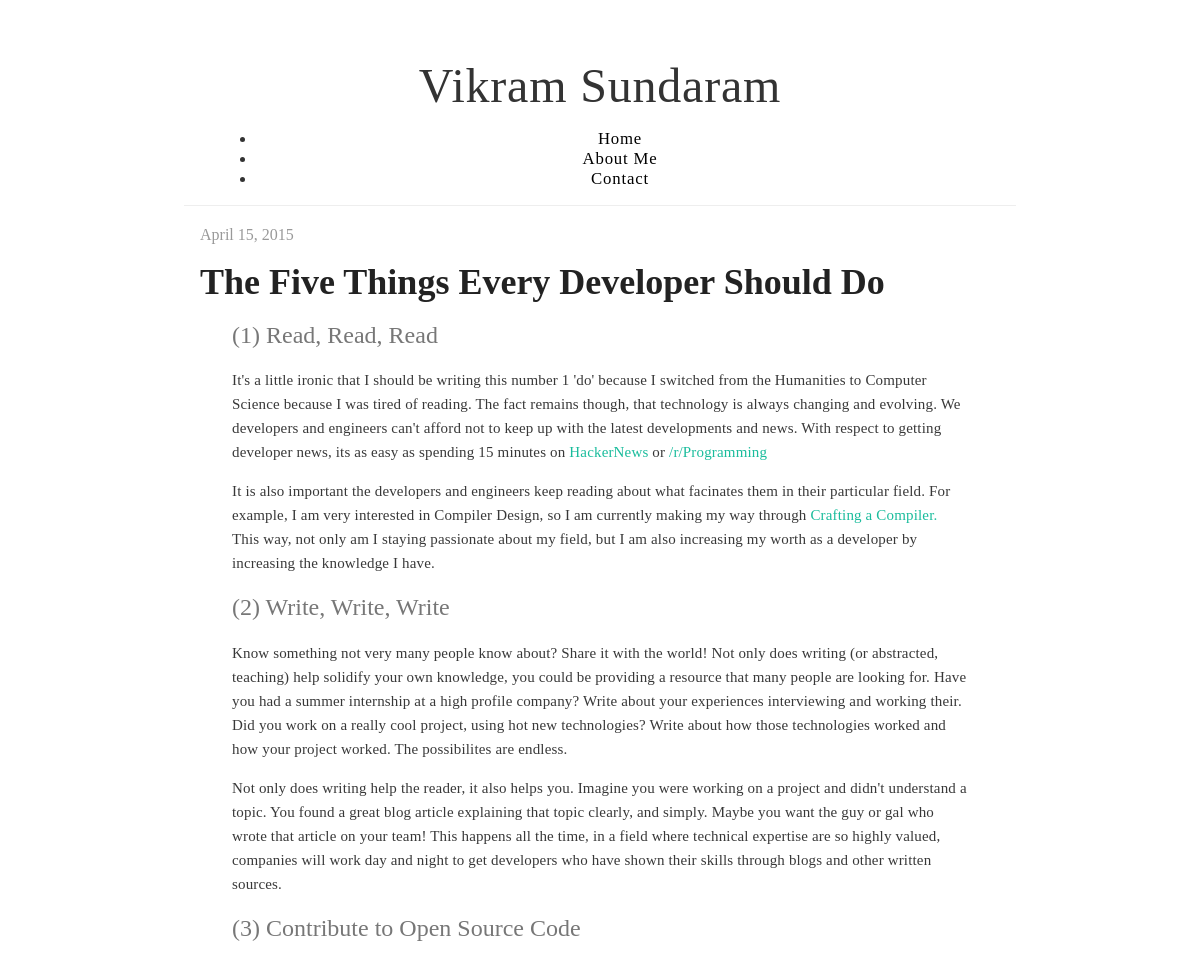
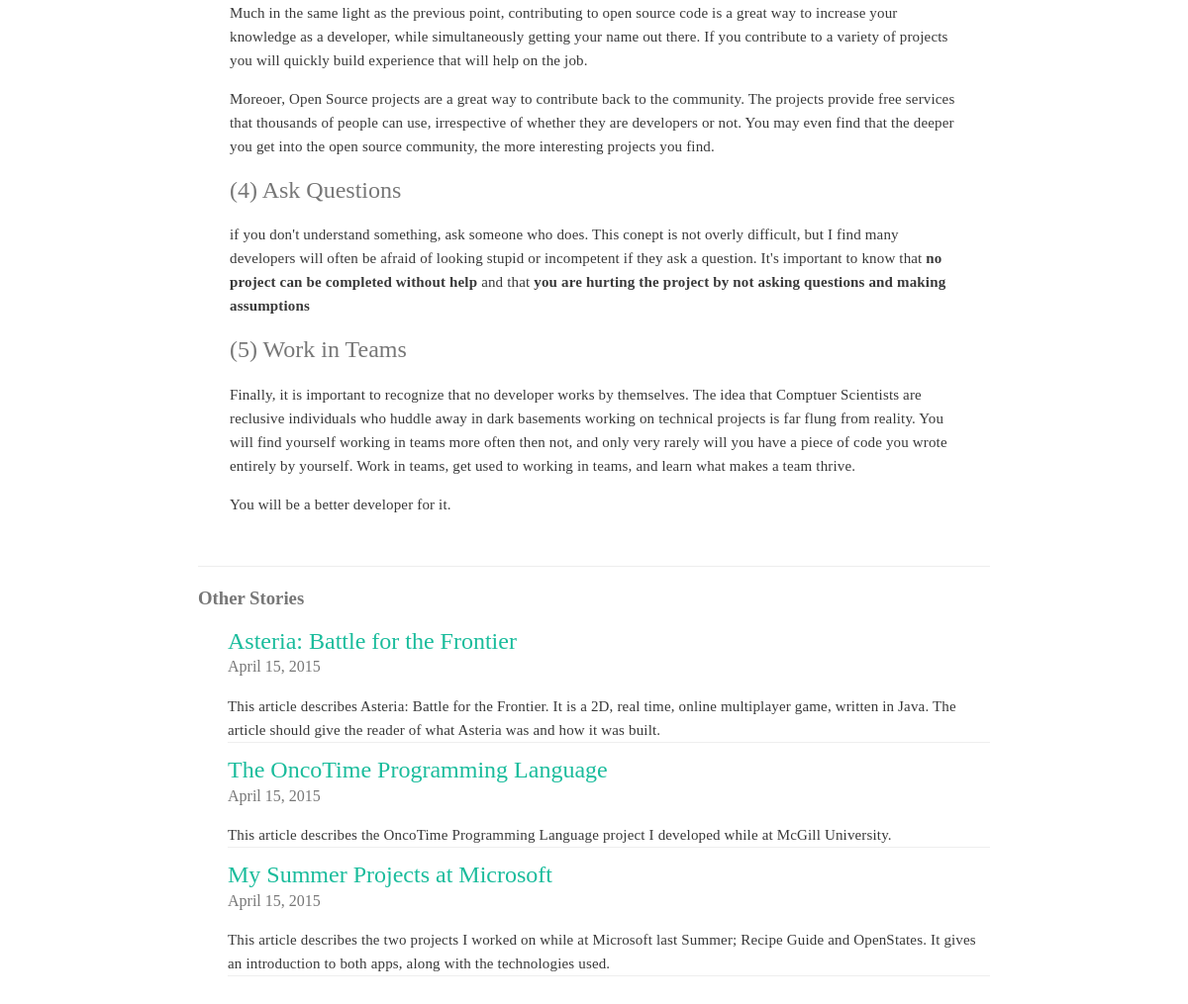
Screenshot of /five-dos-developers/ with the database file from the repository (2 pictures, top to bottom).
### blog/models.py (models this page shows, shortened)
class Post(models.Model):
	title 				= models.CharField(max_length=400, default="No Title Set")
	date  				= models.DateTimeField('Date Published')
	image				= models.CharField(max_length=400, default="./ProjectPostPlaceHolder.png")
	content 			= models.TextField()
	is_project 			= models.BooleanField(default=False)
	short_description 	= models.TextField(default="A Blog Post")
	slug				= models.SlugField(unique=True, max_length=200)
	published 			= models.BooleanField(default=False)
	def get_absolute_url(self):
		return reverse('blog.views.post', args=[self.slug])

### blog/views.py (the view)
# urls.py: url(r'^(?P<slug>[\w\-]+)/$', 'blog.views.post'),
def post(request, slug):
	post = get_object_or_404(Post, slug=slug)
	posts = Post.objects.filter(published=True)
	posts = [p for p in posts if p.title != post.title]
	posts = posts[0:3]
	random.shuffle(posts)
	return render(request, 'blog/post.html', {'post': post, 'posts': posts})

### templates/blog/post.html (shortened to what this page needs)
{% extends 'blog/base.html' %}
{% load staticfiles %}
    {% block content_block %}
    <div class="content">
        <div class="blog-post">
            <h3 id="blog-post-date">
                <time datetime="{{post.created|date:"c"}}"> {{post.date|date}} </time>
            </h3>
            <h2 class="blog-post-title-page">{{post.title}}</h2>
            <div class="blog-post-content">{{post.content |safe}}</div>
        </div>
        <h3 id="other-stories-name"> Other Stories </h3>
        <div class="other-stories">
            {% for post in posts %}
            <div class="quick-story">
                <a href="{{post.get_absolute_url}}"> <h2 id="quick-story-name"> {{post.title}} </h2> </a>
                <h3 id="quick-story-date">
                    <time datetime="{{post.created|date:"c"}}"> {{post.date|date}} </time>
                </h3>
                <p id="quick-story-description"> {{post.short_description}} </p>
            </div>
            {% endfor %}
        </div>
    </div>
    {% endblock %}

### static/css/layouts/side-menu.css (style rules this page uses)
body { color: #777; }
.content { margin: 0 auto; padding: 0 2em; max-width: 800px; margin-bottom: 50px; line-height: 1.6em; }
@media (min-width: 48em) { .header, .content { padding-left: 2em; padding-right: 2em; } }

### static/css/base.css (style rules this page uses)
a { color: #1abc9c; text-decoration: none; }
p { color:rgba(0,0,0,0.78); font-weight: 200; letter-spacing: 0.01rem; line-height: 1.6; font-size: 15px; }
.blog-post-content { border-bottom:1px solid #eee; }
#blog-post-date { color:#999; font-weight: 100; font-size: 1em; }
.blog-post-title-page { font-weight: 700; color:#222; font-size: 2.25em; line-height: 1.1; margin: 0; }
#content-subhead { font-weight: 300; }
.other-stories { padding-left: 30px; }
#quick-story-name { color:#1abc9c; font-weight: 500; margin:0; }
#quick-story-description { border-bottom: 1px solid #eee; }
#quick-story-date { font-size: 1em; margin:0; font-weight: 100; }

### rows the page displays
Post: date "April 15, 2015", title "The Five Things Every Developer Should Do", content "(1) Read, Read, Read It's a little ironic that I should be writing this number 1 'do' because I switched from the Humanities to Computer Science because I was tired of reading. The fact remains though, that technology is always changing and evolving. We developers and engineers can't afford not to keep up with the latest developments and news. With respect to getting developer news, its as easy as spending 15 minutes on HackerNews or /r/Programming It is also important the developers and engineers keep reading about what facinates them in their particular field. For example, I am very interested in Compiler Design, so I am currently making my way through Crafting a Compiler. This way, not…"
Post: title "Asteria: Battle for the Frontier", date "April 15, 2015", short_description "This article describes Asteria: Battle for the Frontier. It is a 2D, real time, online multiplayer game, written in Java. The article should give the reader of what Asteria was and how it was built."
Post: title "The OncoTime Programming Language", date "April 15, 2015", short_description "This article describes the OncoTime Programming Language project I developed while at McGill University."
Post: title "My Summer Projects at Microsoft", date "April 15, 2015", short_description "This article describes the two projects I worked on while at Microsoft last Summer; Recipe Guide and OpenStates. It gives an introduction to both apps, along with the technologies used."
